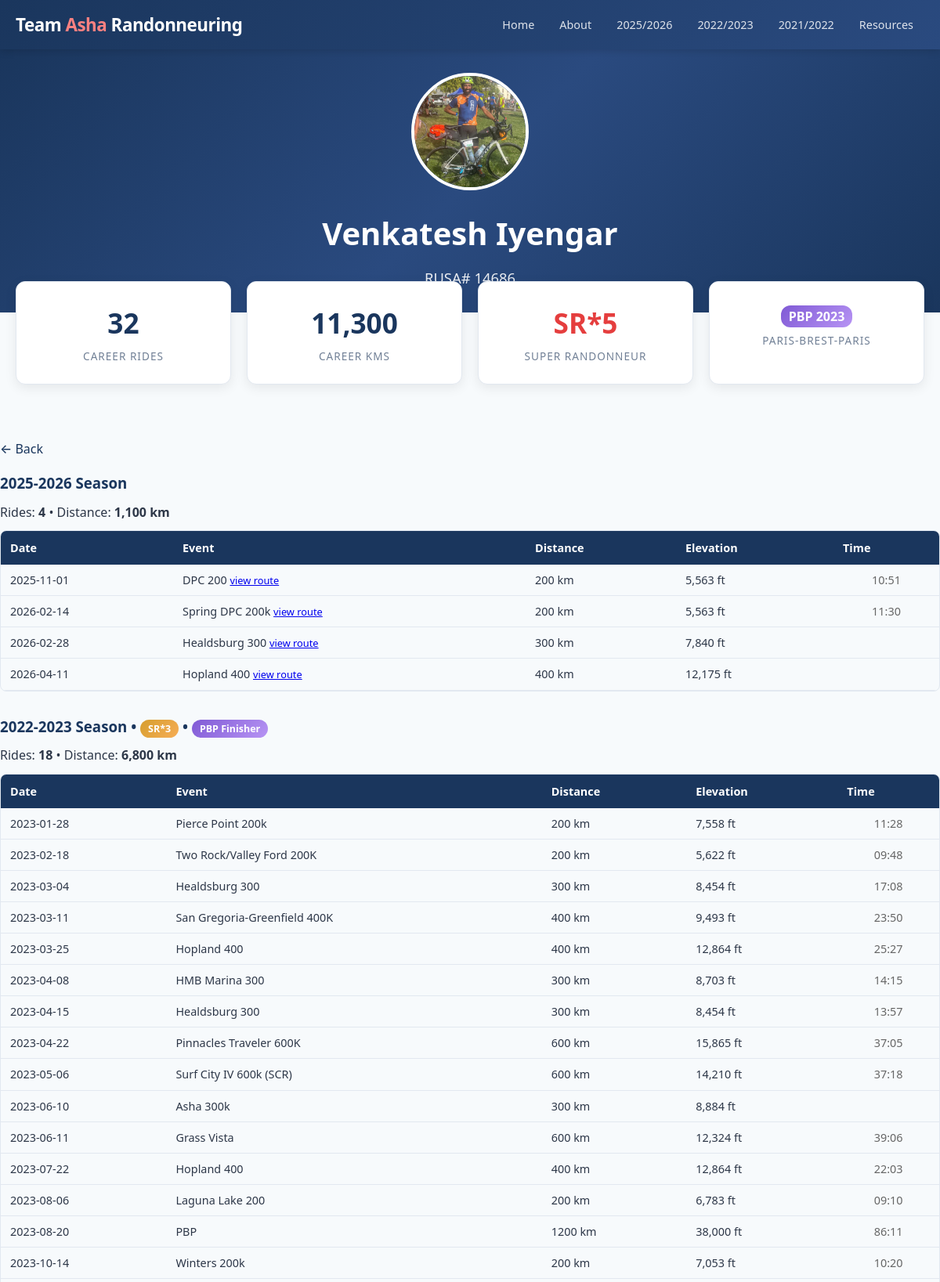
The page /rider/14686 (upper part) on the database its author committed.
### tables this page shows
CREATE TABLE season (
        id INTEGER PRIMARY KEY AUTOINCREMENT,
        name TEXT UNIQUE NOT NULL,
        start_date DATE,
        end_date DATE,
        is_current BOOLEAN DEFAULT 0
    );

CREATE TABLE rider_profile (
        rider_id INTEGER PRIMARY KEY REFERENCES rider(id),
        photo_filename TEXT,
        bio TEXT,
        pbp_2023_registered BOOLEAN DEFAULT 0,
        pbp_2023_status TEXT  -- 'Yes', 'DNF', 'DNS', or NULL
    );

CREATE TABLE rider (
        id INTEGER PRIMARY KEY AUTOINCREMENT,
        rusa_id INTEGER UNIQUE NOT NULL,
        first_name TEXT NOT NULL,
        last_name TEXT NOT NULL
    );

CREATE TABLE rider_ride (
        id INTEGER PRIMARY KEY AUTOINCREMENT,
        rider_id INTEGER NOT NULL REFERENCES rider(id),
        ride_id INTEGER NOT NULL REFERENCES ride(id),
        status TEXT NOT NULL DEFAULT '',  -- 'Yes', 'No', 'DNF', 'DNS', 'OTL', 'Maybe', ''
        finish_time TEXT,  -- e.g. '11:11', '38:38'
        UNIQUE(rider_id, ride_id)
    );

CREATE TABLE ride (
        id INTEGER PRIMARY KEY AUTOINCREMENT,
        season_id INTEGER NOT NULL REFERENCES season(id),
        club_id INTEGER REFERENCES club(id),
        name TEXT NOT NULL,
        ride_type TEXT,  -- 'ACP brevet', 'RUSA populaire', 'ACP flèche', 'permanent'
        date DATE NOT NULL,
        distance_km INTEGER NOT NULL,
        elevation_ft INTEGER,
        distance_miles REAL,
        ft_per_mile REAL,
        rwgps_url TEXT,
        rusa_event_id TEXT,
        is_team_ride BOOLEAN DEFAULT 1
    );

### routes/riders.py (the view)
@riders_bp.route('/rider/<int:rusa_id>')
def rider_profile(rusa_id):
    rider = get_rider_by_rusa(rusa_id)
    if not rider:
        abort(404)
    seasons = get_all_seasons()
    current = get_current_season()
    season_data = []
    career_rides = 0
    career_kms = 0
    for s in seasons:
        participation = get_rider_participation(rider['id'], s['id'])
        stats = get_rider_season_stats(rider['id'], s['id'])
        is_cur = current and current['id'] == s['id']
        sr_n = detect_sr_for_rider_season(rider['id'], s['id'], date_filter=is_cur)
        if participation:
            season_data.append({
                'season': s,
                'participation': participation,
                'rides': stats['rides'],
                'kms': stats['kms'],
                'sr_count': sr_n,
                'is_current': is_cur,
            })
            career_rides += stats['rides']
            career_kms += stats['kms']
    total_srs = get_rider_total_srs(rider['id'])
    return render_template('rider_profile.html',
                           rider=rider,
                           season_data=season_data,
                           career_rides=career_rides,
                           career_kms=career_kms,
                           total_srs=total_srs)

### app.py (called while the page is built)
def create_app():
    app = Flask(__name__)
    app.config.from_object(Config)
    db.init_app(app)
    from routes.main import main_bp
    from routes.riders import riders_bp
    from routes.signup import signup_bp
    from routes.admin import admin_bp
    app.register_blueprint(main_bp)
    app.register_blueprint(riders_bp)
    app.register_blueprint(signup_bp, url_prefix='/signup')
    app.register_blueprint(admin_bp, url_prefix='/admin')
    @app.template_filter('commafy')
    def commafy_filter(value):
        try:
            return f"{int(value):,}"
        except (ValueError, TypeError):
            return value
    @app.context_processor
    def inject_helpers():
        from models import get_all_seasons, get_current_season
        return dict(
            seasons=get_all_seasons(),
            current_season=get_current_season(),
        )
    return app

### db.py (called while the page is built)
def get_db():
    if 'db' not in g:
        g.db = sqlite3.connect(current_app.config['DB_PATH'])
        g.db.row_factory = sqlite3.Row
        g.db.execute("PRAGMA foreign_keys = ON")
    return g.db

### models.py (called while the page is built)
def get_all_seasons():
    return get_db().execute("SELECT * FROM season ORDER BY start_date DESC").fetchall()

def get_current_season():
    return get_db().execute("SELECT * FROM season WHERE is_current = 1").fetchone()

def get_rider_by_rusa(rusa_id):
    return get_db().execute("""
        SELECT r.*, rp.photo_filename, rp.bio, rp.pbp_2023_registered, rp.pbp_2023_status
        FROM rider r LEFT JOIN rider_profile rp ON r.id = rp.rider_id
        WHERE r.rusa_id = ?
    """, (rusa_id,)).fetchone()

def get_rider_participation(rider_id, season_id):
    return get_db().execute("""
        SELECT rr.status, rr.finish_time, ri.name as ride_name, ri.date, ri.distance_km,
               ri.elevation_ft, ri.ft_per_mile, ri.rwgps_url, c.code as club_code
        FROM rider_ride rr
        JOIN ride ri ON rr.ride_id = ri.id
        LEFT JOIN club c ON ri.club_id = c.id
        WHERE rr.rider_id = ? AND ri.season_id = ?
        ORDER BY ri.date
    """, (rider_id, season_id)).fetchall()

def get_rider_season_stats(rider_id, season_id):
    row = get_db().execute("""
        SELECT COUNT(*) as rides, COALESCE(SUM(ri.distance_km), 0) as kms
        FROM rider_ride rr
        JOIN ride ri ON rr.ride_id = ri.id
        WHERE rr.rider_id = ? AND ri.season_id = ? AND LOWER(rr.status) = 'yes'
    """, (rider_id, season_id)).fetchone()
    return dict(row) if row else {'rides': 0, 'kms': 0}

### templates/rider_profile.html (shortened to what this page needs)
{% extends "base.html" %}
{% block content %}
<div class="hero" style="padding:30px 20px;">
{% if rider.photo_filename %}
<img src="{{ url_for('static', filename='riders/' + rider.photo_filename) }}" alt="{{ rider.first_name }} {{ rider.last_name }}" style="width:150px;height:150px;border-radius:50%;object-fit:cover;border:4px solid white;margin-bottom:15px;">
{% endif %}
<h1>{{ rider.first_name }} {{ rider.last_name }}</h1>
<p>RUSA# {{ rider.rusa_id }}</p>
</div>
<div class="stats-row">
<div class="stat-card"><div class="number">{{ career_rides }}</div><div class="label">Career Rides</div></div>
<div class="stat-card"><div class="number">{{ career_kms|commafy }}</div><div class="label">Career KMs</div></div>
{% if total_srs > 0 %}
<div class="stat-card"><div class="number" style="color:var(--accent);">{% if total_srs > 1 %}SR*{{ total_srs }}{% else %}SR{% endif %}</div><div class="label">Super Randonneur</div></div>
{% endif %}
{% if rider.pbp_2023_status == 'Yes' %}
<div class="stat-card"><div class="number" style="font-size:1.4rem;"><span class="pbp-badge" style="font-size:1rem;">PBP 2023</span></div><div class="label">Paris-Brest-Paris</div></div>
{% endif %}
</div>
<div class="container section">
<a href="javascript:history.back()" class="back-link">&larr; Back</a>
{% for sd in season_data %}
<div class="season-block">
<h3>{{ sd.season.name }} Season
{% if sd.sr_count > 0 %} &bull; <span class="sr-badge">{% if sd.sr_count > 1 %}SR*{{ sd.sr_count }}{% else %}SR{% endif %}</span>{% endif %}
{% if sd.season.name == '2022-2023' and rider.pbp_2023_status == 'Yes' %} &bull; <span class="pbp-badge">PBP Finisher</span>{% endif %}
</h3>
<p>Rides: <strong>{{ sd.rides }}</strong> &bull; Distance: <strong>{{ sd.kms|commafy }} km</strong></p>
<div class="table-wrap" style="margin-top:10px;">
<table>
<thead><tr><th>Date</th><th>Event</th><th>Distance</th><th>Elevation</th><th>Time</th></tr></thead>
<tbody>
{% for p in sd.participation %}
{% if p.status|lower == 'yes' or p.status|lower == 'dnf' %}
<tr>
<td>{{ p.date }}</td>
<td>{{ p.ride_name }}
{% if p.rwgps_url %} <a href="{{ p.rwgps_url }}" target="_blank" style="font-size:0.8rem;">view route</a>{% endif %}
</td>
<td>{{ p.distance_km }} km</td>
<td>{% if p.elevation_ft %}{{ "{:,}".format(p.elevation_ft) }} ft{% endif %}</td>
<td style="text-align:center;color:#666;">{{ p.finish_time or '' }}</td>
</tr>
{% endif %}
{% endfor %}
</tbody>
</table>
</div>
</div>
{% endfor %}
</div>
{% endblock %}

### templates/base.html (shortened to what this page needs)
<!DOCTYPE html>
<html lang="en">
<head>
<link rel="stylesheet" href="{{ url_for('static', filename='style.css') }}">
</head>
<body>
<header>
<div class="header-inner">
<div class="logo"><a href="{{ url_for('main.index') }}">Team <span>Asha</span> Randonneuring</a></div>
<nav>
    <a href="{{ url_for('main.index') }}" {% if request.endpoint == 'main.index' %}class="active"{% endif %}>Home</a>
    <a href="{{ url_for('main.about') }}" {% if request.endpoint == 'main.about' %}class="active"{% endif %}>About</a>
    {% for s in seasons %}
    {% set is_active = request.view_args.get('season_name') == s.name and (request.endpoint == 'riders.season_riders' or request.endpoint == 'riders.upcoming_brevets') %}
    {% if s.is_current %}
    <div class="nav-dropdown">
        <a href="{{ url_for('riders.season_riders', season_name=s.name) }}" {% if is_active %}class="active"{% endif %}>{{ s.name[:4] }}/{{ s.name[5:] }}</a>
    </div>
    {% else %}
    <a href="{{ url_for('riders.season_riders', season_name=s.name) }}"
       {% if is_active %}class="active"{% endif %}>
       {{ s.name[:4] }}/{{ s.name[5:] }}
    </a>
    {% endif %}
    {% endfor %}
    <a href="{{ url_for('main.resources') }}" {% if request.endpoint == 'main.resources' %}class="active"{% endif %}>Resources</a>
</nav>
</div>
</header>
{% block content %}{% endblock %}
</body>
</html>

### static/style.css (style rules this page uses)
:root { --primary: #1a365d; --accent: #e53e3e; --accent-light: #fc8181; --bg: #f7fafc; --card-bg: #ffffff; --text: #2d3748; --text-light: #718096; --border: #e2e8f0; --success: #38a169; --warning: #d69e2e; --danger: #e53e3e; }
* { margin: 0; padding: 0; box-sizing: border-box; }
body { font-family: 'Segoe UI', system-ui, -apple-system, sans-serif; background: var(--bg); color: var(--text); line-height: 1.6; }
.container { max-width: 1200px; margin: 0 auto; padding: 0 20px; }
header { background: linear-gradient(135deg, var(--primary) 0%, #2a4a7f 100%); color: white; padding: 0; position: sticky; top: 0; z-index: 100; box-shadow: 0 2px 10px rgba(0,0,0,0.15); }
.header-inner { display: flex; align-items: center; justify-content: space-between; padding: 12px 20px; max-width: 1200px; margin: 0 auto; }
.logo { font-size: 1.4rem; font-weight: 700; letter-spacing: -0.5px; }
.logo span { color: var(--accent-light); }
.logo a { color: inherit; text-decoration: none; }
nav { display: flex; gap: 4px; flex-wrap: wrap; }
nav a { color: rgba(255,255,255,0.85); text-decoration: none; padding: 8px 14px; border-radius: 6px; font-size: 0.9rem; font-weight: 500; transition: all 0.2s; }
.hero { background: linear-gradient(135deg, var(--primary) 0%, #2a4a7f 50%, #1a365d 100%); color: white; padding: 60px 20px; text-align: center; }
.hero h1 { font-size: 2.5rem; margin-bottom: 10px; font-weight: 800; }
.hero p { font-size: 1.15rem; opacity: 0.9; max-width: 700px; margin: 0 auto; }
.stats-row { display: grid; grid-template-columns: repeat(auto-fit, minmax(180px, 1fr)); gap: 20px; margin: -40px auto 30px; padding: 0 20px; max-width: 1200px; position: relative; z-index: 10; }
.stat-card { background: var(--card-bg); border-radius: 12px; padding: 24px; text-align: center; box-shadow: 0 4px 15px rgba(0,0,0,0.08); border: 1px solid var(--border); }
.stat-card .number { font-size: 2.2rem; font-weight: 800; color: var(--primary); }
.stat-card .label { font-size: 0.85rem; color: var(--text-light); text-transform: uppercase; letter-spacing: 1px; margin-top: 4px; }
.section { padding: 40px 0; }
table { width: 100%; border-collapse: collapse; font-size: 0.9rem; }
th { background: var(--primary); color: white; padding: 10px 12px; text-align: left; font-weight: 600; white-space: nowrap; position: sticky; top: 0; }
td { padding: 8px 12px; border-bottom: 1px solid var(--border); }
.table-wrap { overflow-x: auto; border-radius: 8px; border: 1px solid var(--border); }
.table-wrap table { margin: 0; }
.sr-badge { background: linear-gradient(135deg, #d69e2e, #f6ad55); color: white; padding: 3px 10px; border-radius: 12px; font-size: 0.78rem; font-weight: 700; }
.pbp-badge { background: linear-gradient(135deg, #805ad5, #b794f4); color: white; padding: 3px 10px; border-radius: 12px; font-size: 0.78rem; font-weight: 700; }
.back-link { display: inline-block; margin-bottom: 15px; color: var(--primary); text-decoration: none; font-weight: 500; }
.season-block { margin-bottom: 30px; }
.season-block h3 { color: var(--primary); margin-bottom: 10px; }
.nav-dropdown { position: relative; display: inline-block; }
.nav-dropdown > a { color: rgba(255,255,255,0.85); text-decoration: none; padding: 8px 14px; border-radius: 6px; font-size: 0.9rem; font-weight: 500; transition: all 0.2s; display: inline-block; }
.nav-dropdown::after { content: ''; position: absolute; top: 100%; left: 0; width: 100%; height: 10px; }

### rows shown on the page
season: name "2025", name "2026", season.name "2025-2026"
season: name "2022", name "2023", season.name "2022-2023"
season: name "2021", name "2022"
rider_profile: photo_filename (picture)
rider: first_name "Venkatesh", last_name "Iyengar", rusa_id "14686"
rider_ride: date "2025-11-01", ride_name "DPC 200", distance_km "200", finish_time "10:51"
ride: elevation_ft "5,563"
rider_ride: date "2026-02-14", ride_name "Spring DPC 200k", distance_km "200", finish_time "11:30"
ride: elevation_ft "5,563"
rider_ride: date "2026-02-28", ride_name "Healdsburg 300", distance_km "300"
ride: elevation_ft "7,840"
rider_ride: date "2026-04-11", ride_name "Hopland 400", distance_km "400"
ride: elevation_ft "12,175"
rider_ride: date "2023-01-28", ride_name "Pierce Point 200k", distance_km "200", finish_time "11:28"
ride: elevation_ft "7,558"
rider_ride: date "2023-02-18", ride_name "Two Rock/Valley Ford 200K", distance_km "200", finish_time "09:48"
ride: elevation_ft "5,622"
rider_ride: date "2023-03-04", ride_name "Healdsburg 300", distance_km "300", finish_time "17:08"
ride: elevation_ft "8,454"
rider_ride: date "2023-03-11", ride_name "San Gregoria-Greenfield 400K", distance_km "400", finish_time "23:50"
ride: elevation_ft "9,493"
rider_ride: date "2023-03-25", ride_name "Hopland 400", distance_km "400", finish_time "25:27"
ride: elevation_ft "12,864"
rider_ride: date "2023-04-08", ride_name "HMB Marina 300", distance_km "300", finish_time "14:15"
ride: elevation_ft "8,703"
rider_ride: date "2023-04-15", ride_name "Healdsburg 300", distance_km "300", finish_time "13:57"
ride: elevation_ft "8,454"
rider_ride: date "2023-04-22", ride_name "Pinnacles Traveler 600K", distance_km "600", finish_time "37:05"
ride: elevation_ft "15,865"
rider_ride: date "2023-05-06", ride_name "Surf City IV 600k (SCR)", distance_km "600", finish_time "37:18"
ride: elevation_ft "14,210"
rider_ride: date "2023-06-10", ride_name "Asha 300k", distance_km "300"
ride: elevation_ft "8,884"
rider_ride: date "2023-06-11", ride_name "Grass Vista", distance_km "600", finish_time "39:06"
ride: elevation_ft "12,324"
rider_ride: date "2023-07-22", ride_name "Hopland 400", distance_km "400", finish_time "22:03"
ride: elevation_ft "12,864"
rider_ride: date "2023-08-06", ride_name "Laguna Lake 200", distance_km "200", finish_time "09:10"
ride: elevation_ft "6,783"
rider_ride: date "2023-08-20", ride_name "PBP", distance_km "1200", finish_time "86:11"
ride: elevation_ft "38,000"
rider_ride: date "2023-10-14", ride_name "Winters 200k", distance_km "200", finish_time "10:20"
ride: elevation_ft "7,053"

### other values the page prints
{{ career_rides }} "32"
{{ career_kms|commafy }} "11,300"
{{ total_srs }} "5"
{{ sd.rides }} "4" "18"
{{ sd.kms|commafy }} "1,100" "6,800"
{{ sd.sr_count }} "3"
